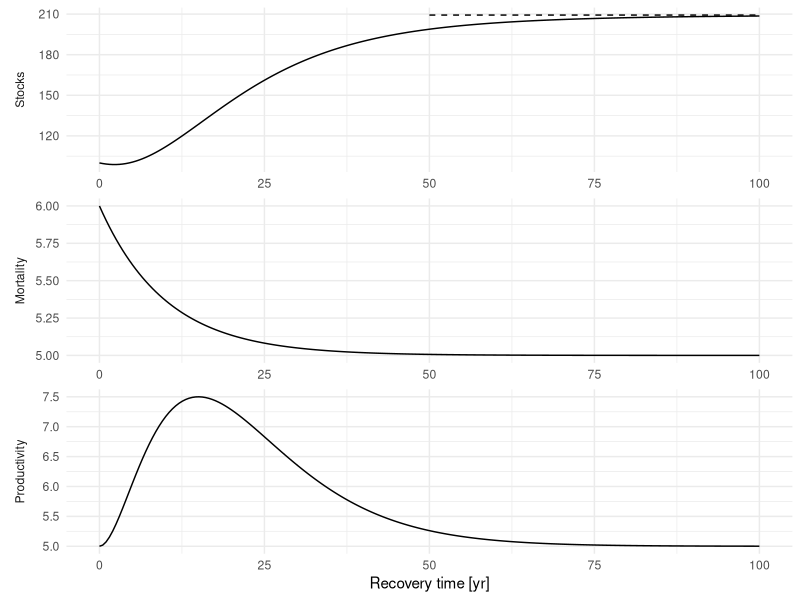

Recreate this plot in R.
## ---- chunk 1
#| message: false
#| warning: false
library(tidyverse)
## ---- chunk 2
theta <- 5
agb0 <- 100
tau_p <- 15
delta_p <- 0.5
phi_p <- 1
lambda_p <- 0.05
tau_m <- 10
delta_m <- 0
phi_m <- 1.2
lambda_m <- 0.1

agbinf <- agb0 + theta * (phi_p / lambda_p - phi_m / lambda_m + exp(2) / 4 *
                            (delta_p * tau_p - delta_m * tau_m))

ltp <- function(x, lambda = 0.05) 1 - exp(-lambda * x)
stp <- function(time, delta = 0.2, tau = 10) {
  delta * (time / tau * exp(1 - time / tau))^2
}
int_stp <- function(time, delta = 0.2, tau = 10) {
  delta * exp(2) * tau / 4 - delta * exp((1 - time / tau) * 2) *
    (time^2 / (2 * tau) + time / 2 + tau / 4)
}

facet_labs <- c(
  "agb" = "Stocks",
  "prod" = "Productivity",
  "mort" = "Mortality"
)
ann_segment <- data.frame(
  t = 50, tinf = 100, value = agbinf, name = "agb"
)

data.frame(t = seq(0, 100, length.out = 200)) |>
  mutate(
    prod = theta * (phi_p + (1 - phi_p) * ltp(t, lambda_p) +
                      stp(t, delta_p, tau_p)),
    mort = theta * (phi_m + (1 - phi_m) * ltp(t, lambda_m) +
                      stp(t, delta_m, tau_m)),
    agb = agb0 +
      theta * (
        phi_p / lambda_p * (1 - exp(-lambda_p * t)) - phi_m / lambda_m *
          (1 - exp(-lambda_m * t)) +
          int_stp(t, delta_p, tau_p) - int_stp(t, delta_m, tau_m)
      )
  ) |>
  pivot_longer(-t) |>
  ggplot(aes(t, value)) +
  geom_segment(data = ann_segment, aes(xend = tinf), lty = 2) +
  geom_line() +
  facet_wrap(~name,
    scales = "free", nrow = 3,
    labeller = labeller(name = facet_labs),
    strip.position = "left"
  ) +
  labs(x = "Recovery time [yr]", y = NULL) +
  theme_minimal() +
  theme(strip.placement = "outside")
